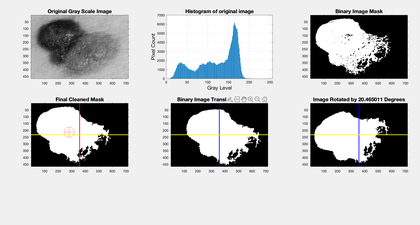
%> input picture NoPre&Otsu.png, 420 x 225 px, shrunk from 2432 x 1300 before the run
$ octave --eval "result = colorcalc('NoPre&Otsu.png');"   (GNU Octave 9; MATLAB toolbox functions it lacks are replaced by stand-ins)
%> lines starting %> are read from the running program, lines starting %| are printed output that depends on the picture
function  color = colorcalc(baseFileName);
%> called with baseFileName = 'NoPre&Otsu.png'
% baseFileName = '550952.jpg';
rgbImage = imread(baseFileName);
%> rgbImage is the input picture: size 225x420x3 uint8; mean R, G, B 190.8, 191.9, 192.3
rgbImage = im2double(rgbImage);
%> rgbImage: size 225x420x3 double

% [7 lines of commented-out code are left out]
r1=1;b1=0.95;g1=1;r2=0.0;b2=0.0;g2=0.0;r3=0.80;b3=0.52;g3=0.25;
r4=0.40;b4=0.26;g4=0.13;r5=1.0;b5=0.0;g5=0.0;r6=1.0;b6=0.52;g6=0.54;


[rows,columns,numberOfColorBands] = size(rgbImage);
%> rows = 225; columns = 420; numberOfColorBands = 3
% subplot(3, 4, 1);

% imshow(rgbImage,[]);
% title('Color Image', 'FontSize', fontSize);
r = rgbImage(:,:,1);
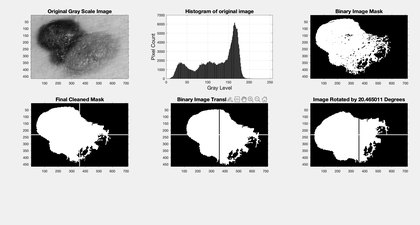
%> r: size 225x420 double; min 0, max 1, mean 0.748
g = rgbImage(:,:,2);
b = rgbImage(:,:,3);
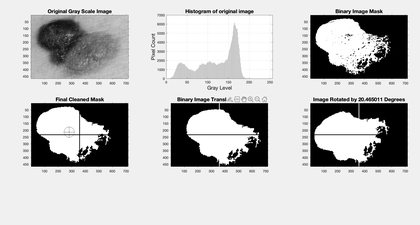
%> b: size 225x420 double; min 0, max 1, mean 0.754

Dwhite =0;Dblack=0;Dlight_brown=0;Ddark_brown=0;Dred_orange =0;Dblue_gray=0;

for i=1:rows
    for j=1:columns
Dwhite = Dwhite +   sqrt((r(i,j)-r1)^2 + (g(i,j)-g1)^2 + (b(i,j)-b1)^2) ;
Dblack = Dblack  +  sqrt((r(i,j)-r2)^2 + (g(i,j)-g2)^2 + (b(i,j)-b2)^2) ;
Dlight_brown =Dlight_brown + sqrt((r(i,j)-r3)^2 + (g(i,j)-g3)^2 + (b(i,j)-b3)^2);
Ddark_brown =Ddark_brown   + sqrt((r(i,j)-r4)^2 + (g(i,j)-g4)^2 + (b(i,j)-b4)^2) ;
Dred_orange = Dred_orange  + sqrt((r(i,j)-r5)^2 + (g(i,j)-g5)^2 + (b(i,j)-b5)^2) ;
Dblue_gray = Dblue_gray    + sqrt((r(i,j)-r6)^2 + (g(i,j)-g6)^2 + (b(i,j)-b6)^2) ;
    end
end
%> after the loop, Dblack = 123213.4; Dblue_gray = 65223.9; Ddark_brown = 95376.1; Dlight_brown = 76989.7; Dred_orange = 117249.8; Dwhite = 39758.7

Dwhite = Dwhite/(size(rgbImage,1)*size(rgbImage,2));
%> Dwhite = 0.421
Dblack = Dblack/(size(rgbImage,1)*size(rgbImage,2));
%> Dblack = 1.3
Dlight_brown = Dlight_brown/(size(rgbImage,1)*size(rgbImage,2));
%> Dlight_brown = 0.815
Ddark_brown =  Ddark_brown/(size(rgbImage,1)*size(rgbImage,2));
%> Ddark_brown = 1.01
Dred_orange =  Dred_orange/(size(rgbImage,1)*size(rgbImage,2));
%> Dred_orange = 1.24
Dblue_gray =   Dblue_gray/(size(rgbImage,1)*size(rgbImage,2));
%> Dblue_gray = 0.69

% D<T ,T=0.4
T=0.4;
color = zeros(1,6);
% [6 lines of commented-out code are left out]
  color = [Dwhite;Dred_orange;Dlight_brown;Ddark_brown; Dblue_gray;Dblack];
%> color = [0.421; 1.24; 0.815; 1.01; 0.69; 1.3]


if Dwhite>T
   color(1)= 1;
else
    color(1)=0;
end
    if Dred_orange>T
        color(2)= 1;
    else
        color(2)=0;
    end
        if  Dlight_brown>T
            color(3)= 1;
        else
            color(3)=0;
        end

            if Ddark_brown>T
                color(4) = 1;
            else
                color(4)=0;
            end

                if Dblue_gray>T
                    color(5)=1;
                else
                     color(5)=0;
                end

                    if Dblack>T
                          color(6)=1;
                    else
                        color(6)=0;
                    end

   color = sum(color)
%> color = 6

$ run again, on withadjust.png
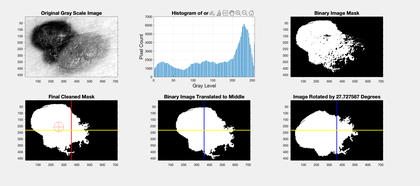
%> input picture withadjust.png, 420 x 186 px, shrunk from 2560 x 1132 before the run
%> in colorcalc, rgbImage is the input picture: size 186x420x3 uint8; mean R, G, B 184.6, 185.7, 186.2
%> rgbImage: size 186x420x3 double
%> in colorcalc, `g = rgbImage(:,:,2);`:
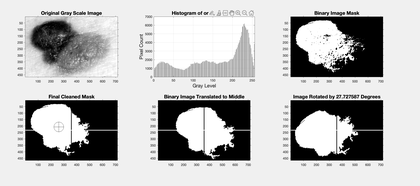
%> g: size 186x420 double; min 0, max 1, mean 0.728
%> in colorcalc, `b = rgbImage(:,:,3);`:
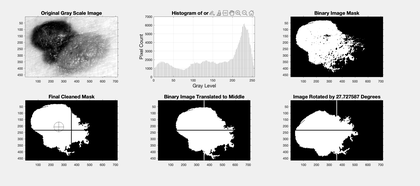
%> b: size 186x420 double; min 0, max 1, mean 0.73
%> after the loop in colorcalc, `for i=1:rows`: Dblack = 98556.2; Dblue_gray = 55292.4; Ddark_brown = 77705.6; Dlight_brown = 64105.8; Dred_orange = 96371.8; Dwhite = 36093.5
%> in colorcalc, `Dwhite = Dwhite/(size(rgbImage,1)*size(rgbImage,2));`: Dwhite = 0.462
%> in colorcalc, `Dblack = Dblack/(size(rgbImage,1)*size(rgbImage,2));`: Dblack = 1.26
%> in colorcalc, `Dlight_brown = Dlight_brown/(size(rgbImage,1)*size(rgbImage,2));`: Dlight_brown = 0.821
%> in colorcalc, `Ddark_brown =  Ddark_brown/(size(rgbImage,1)*size(rgbImage,2));`: Ddark_brown = 0.995
%> in colorcalc, `Dred_orange =  Dred_orange/(size(rgbImage,1)*size(rgbImage,2));`: Dred_orange = 1.23
%> in colorcalc, `Dblue_gray =   Dblue_gray/(size(rgbImage,1)*size(rgbImage,2));`: Dblue_gray = 0.708
%> in colorcalc, `color = [Dwhite;Dred_orange;Dlight_brown;Ddark_brown; Dblue_gray;Dblac..`: color = [0.462; 1.23; 0.821; 0.995; 0.708; 1.26]
%> in colorcalc, `color = sum(color)`: color = 6
